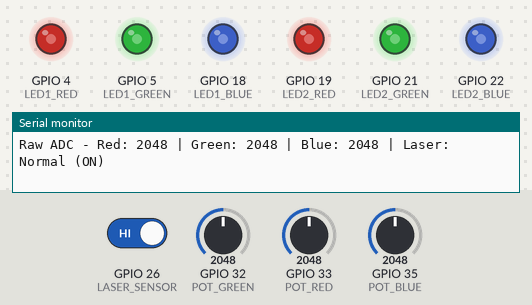
The sketch below on a simulated ESP32. Shown: output pins drawn as LEDs (lit = HIGH), the last lines printed to the serial monitor. The inputs (shaded band) are chosen by the test bench; at power-on: GPIO 32 (POT_GREEN) = 2048, GPIO 33 (POT_RED) = 2048, GPIO 35 (POT_BLUE) = 2048, GPIO 26 (LASER_SENSOR) HIGH.

Above: at 2.2 s.
2.3 s: GPIO 32 (POT_GREEN) set to 2866
At 2.8 s:
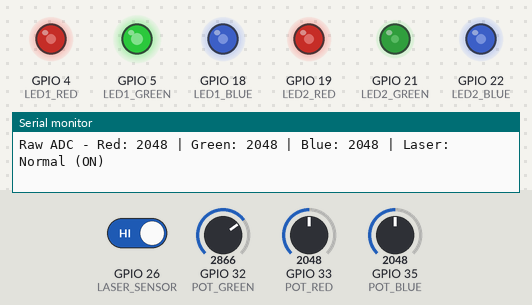
3.8 s: GPIO 33 (POT_RED) set to 2866
At 4.1 s:
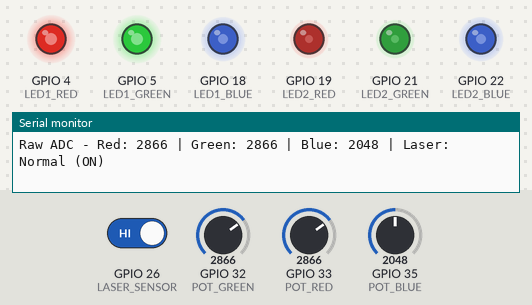
5.3 s: GPIO 35 (POT_BLUE) set to 2866
At 6.2 s:
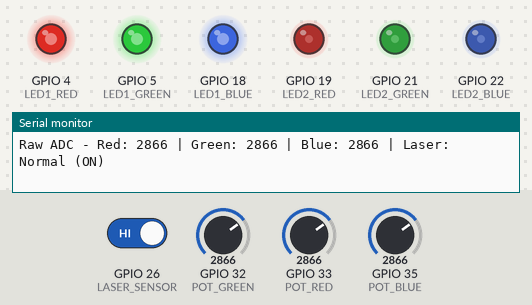
6.8 s: GPIO 32 (POT_GREEN) set to 3603
At 7.6 s:
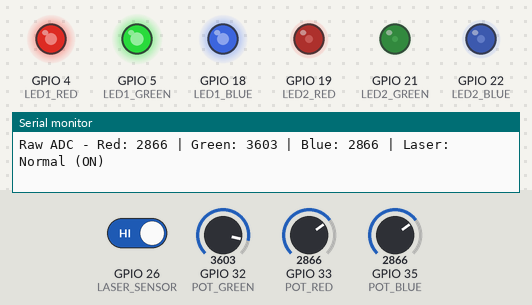
8.3 s: GPIO 33 (POT_RED) set to 3603
At 8.6 s:
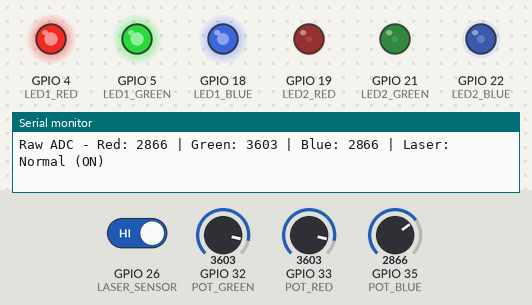
9.8 s: GPIO 35 (POT_BLUE) set to 3603
At 11.1 s:
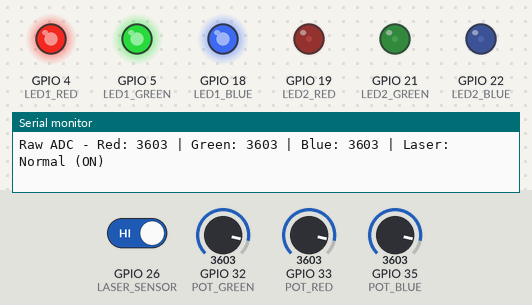
Timing chart, 0 to 12.3 s (numbered marks = the images above; inputs shaded):
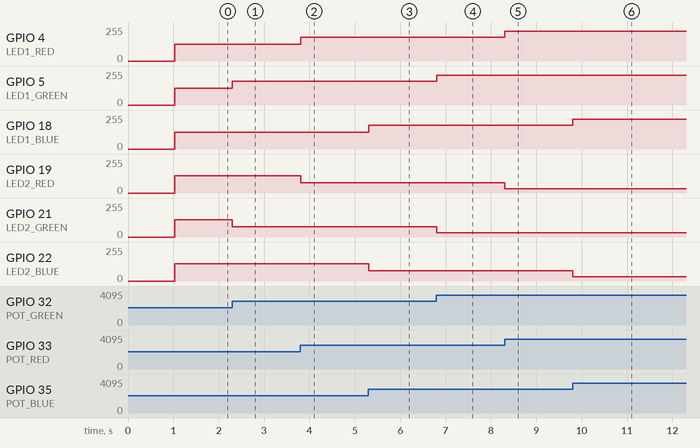

The sketch:

MidtermProjectPresley.ino
```cpp
#include <Arduino.h>

// Pin definitions for 2 RGB LEDs
// LED 1
const int LED1_RED = 4;
const int LED1_GREEN = 5;
const int LED1_BLUE = 18;

// LED 2
const int LED2_RED = 19;
const int LED2_GREEN = 21;
const int LED2_BLUE = 22;

// Potentiometer pins - using reliable ADC pins
const int POT_RED = 33;    // Controls Red intensity - ADC1_CH5
const int POT_GREEN = 32;  // Controls Green intensity - ADC1_CH4
const int POT_BLUE = 35;   // Controls Blue intensity - ADC1_CH7

// Laser sensor pin
const int LASER_SENSOR = 26;  // HW-493 laser sensor input

void setup() {
  Serial.begin(115200);
  delay(1000);
  Serial.println("\n\nESP32 Two LED RGB Controller - Inverse Control");

  // Initialize LED pins as outputs
  pinMode(LED1_RED, OUTPUT);
  pinMode(LED1_GREEN, OUTPUT);
  pinMode(LED1_BLUE, OUTPUT);

  pinMode(LED2_RED, OUTPUT);
  pinMode(LED2_GREEN, OUTPUT);
  pinMode(LED2_BLUE, OUTPUT);

  // Initialize potentiometer pins as inputs
  pinMode(POT_RED, INPUT);
  pinMode(POT_GREEN, INPUT);
  pinMode(POT_BLUE, INPUT);

  // Initialize laser sensor pin as input with pullup
  pinMode(LASER_SENSOR, INPUT_PULLUP);

  Serial.println("Pot 1 (GPIO33): Red intensity (inverse between LEDs)");
  Serial.println("Pot 2 (GPIO32): Green intensity (inverse between LEDs)");
  Serial.println("Pot 3 (GPIO35): Blue intensity (inverse between LEDs)");
  Serial.println("Laser Sensor (GPIO26): Turns off LEDs when triggered");
  Serial.println("\nReading potentiometer values...\n");
}

void loop() {
  // Read laser sensor (LOW when beam is broken/triggered)
  int laserState = digitalRead(LASER_SENSOR);

  // Read potentiometer values (0-4095 for ESP32 12-bit ADC)
  int potRedValue = analogRead(POT_RED);
  int potGreenValue = analogRead(POT_GREEN);
  int potBlueValue = analogRead(POT_BLUE);

  // Debug: Print raw ADC values and laser state every second
  static unsigned long lastPrint = 0;
  if (millis() - lastPrint > 1000) {
    Serial.print("Raw ADC - Red: ");
    Serial.print(potRedValue);
    Serial.print(" | Green: ");
    Serial.print(potGreenValue);
    Serial.print(" | Blue: ");
    Serial.print(potBlueValue);
    Serial.print(" | Laser: ");
    Serial.println(laserState == LOW ? "TRIGGERED (OFF)" : "Normal (ON)");
    lastPrint = millis();
  }

  // If laser is triggered (LOW), turn off all LEDs
  if (laserState == LOW) {
    // Turn off all LEDs
    analogWrite(LED1_RED, 0);
    analogWrite(LED1_GREEN, 0);
    analogWrite(LED1_BLUE, 0);

    analogWrite(LED2_RED, 0);
    analogWrite(LED2_GREEN, 0);
    analogWrite(LED2_BLUE, 0);
  } else {
    // Laser not triggered - normal operation
    // Map potentiometer values to 0-255 for PWM
    int led1Red = map(potRedValue, 0, 4095, 0, 255);
    int led1Green = map(potGreenValue, 0, 4095, 0, 255);
    int led1Blue = map(potBlueValue, 0, 4095, 0, 255);

    // Calculate inverse values for LED 2
    int led2Red = 255 - led1Red;
    int led2Green = 255 - led1Green;
    int led2Blue = 255 - led1Blue;

    // Set LED 1 colors
    analogWrite(LED1_RED, led1Red);
    analogWrite(LED1_GREEN, led1Green);
    analogWrite(LED1_BLUE, led1Blue);

    // Set LED 2 colors (inverse)
    analogWrite(LED2_RED, led2Red);
    analogWrite(LED2_GREEN, led2Green);
    analogWrite(LED2_BLUE, led2Blue);
  }

  delay(10);
}
```

Measured:
- after the input at 2.3 s, GPIO 5 (LED1_GREEN): 127/255 → 178/255 at once; GPIO 21 (LED2_GREEN): 128/255 → 77/255 at once
- after the input at 3.8 s, GPIO 4 (LED1_RED): 127/255 → 178/255 at once; GPIO 19 (LED2_RED): 128/255 → 77/255 at once
- after the input at 5.3 s, GPIO 18 (LED1_BLUE): 127/255 → 178/255 at once; GPIO 22 (LED2_BLUE): 128/255 → 77/255 at once
- after the input at 6.8 s, GPIO 5 (LED1_GREEN): 178/255 → 224/255 at once; GPIO 21 (LED2_GREEN): 77/255 → 31/255 at once
- after the input at 8.3 s, GPIO 4 (LED1_RED): 178/255 → 224/255 at once; GPIO 19 (LED2_RED): 77/255 → 31/255 at once
- after the input at 9.8 s, GPIO 18 (LED1_BLUE): 178/255 → 224/255 at once; GPIO 22 (LED2_BLUE): 77/255 → 31/255 at once
